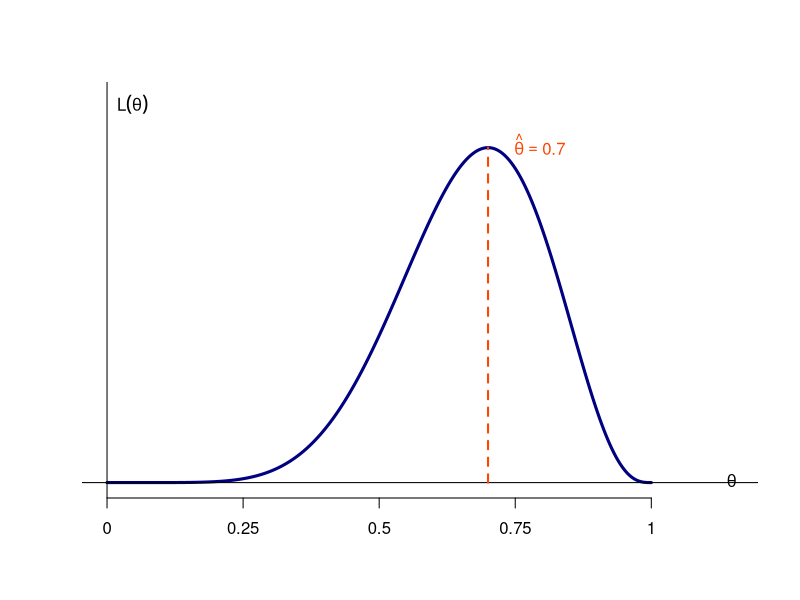
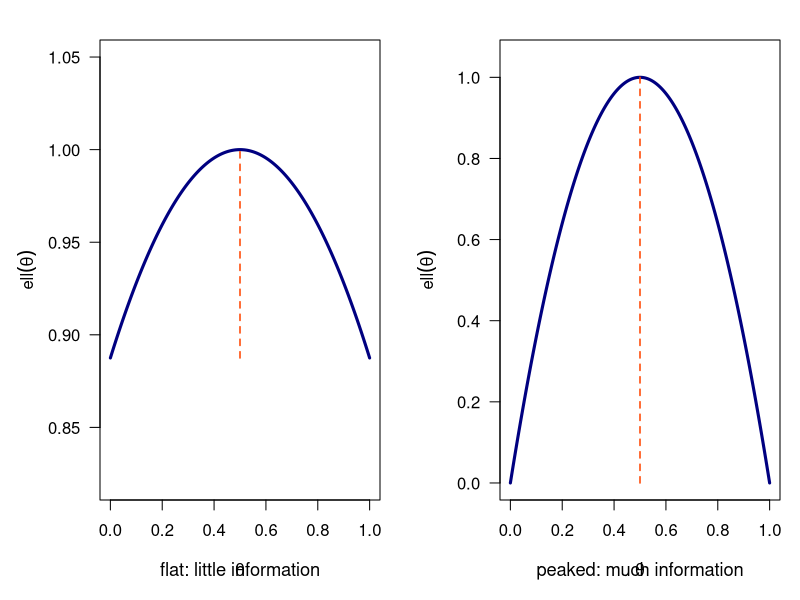
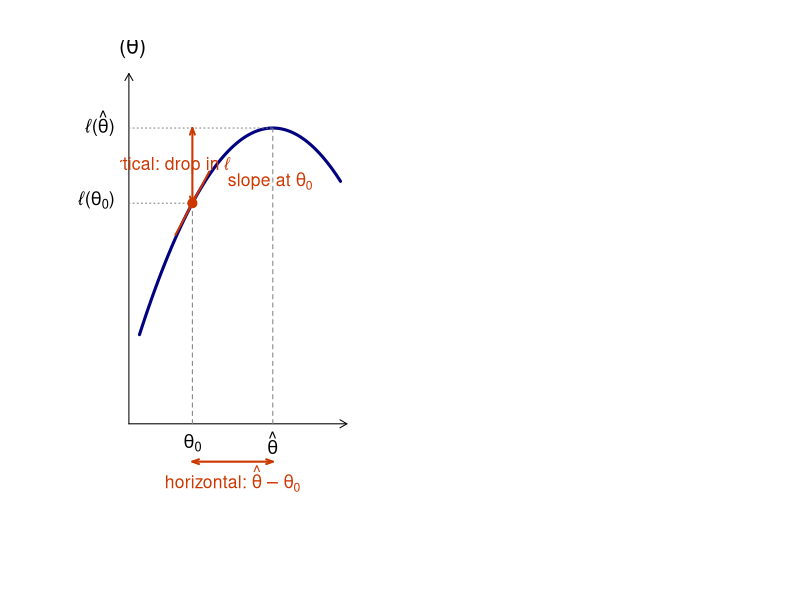

Write the R code that produced these figures, in order.
## ---- chunk 1
#| echo: false
# likelihood function
L <- function(theta) {
  120 * theta^7 * (1 - theta)^3
}

# theta values
theta <- seq(0, 1, length.out = 1000)

# likelihood values
lik <- L(theta)

# plot
plot(theta, lik,
     type = "l",
     lwd = 3,
     col = "navy",
     xlim = c(0, 1.15),
     ylim = c(0, max(lik) * 1.15),
     xlab = "",
     ylab = "",
     axes = FALSE)

# x-axis
axis(1,
     at = c(0, 0.25, 0.5, 0.75, 1),
     labels = c("0", "0.25", "0.5", "0.75", "1"))

# axes
abline(h = 0)
abline(v = 0)

# MLE
theta_hat <- 0.7

# dashed vertical line
segments(theta_hat, 0,
         theta_hat, L(theta_hat),
         lty = 2,
         col = "orangered",
         lwd = 2)

# labels
text(0, max(lik) * 1.12,
     expression(L(theta)),
     pos = 4)

text(1.12, 0,
     expression(theta),
     pos = 4)

text(theta_hat + 0.03,
     L(theta_hat),
     expression(hat(theta) == 0.7),
     col = "orangered",
     pos = 4)
## ---- chunk 2
#| echo: false
par(mfrow = c(1, 2),
    mar = c(5, 5, 2, 1))

theta <- seq(0, 1, length.out = 500)
theta_hat <- 0.5

# -------------------------
# Flat log-likelihood
# -------------------------
ell_flat <- -0.45 * (theta - theta_hat)^2 + 1

plot(theta, ell_flat,
     type = "l",
     lwd = 3,
     col = "navy",
     xlab = expression(theta),
     ylab = expression(ell(theta)),
     xlim = c(0, 1),
     ylim = c(0.82, 1.05),
     las = 1)

segments(theta_hat,
         min(ell_flat),
         theta_hat,
         max(ell_flat),
         lty = 2,
         col = "orangered",
         lwd = 1.5)

mtext("flat: little information",
      side = 1,
      line = 3,
      cex = 1.1)


# -------------------------
# Peaked log-likelihood
# -------------------------
ell_peak <- -4 * (theta - theta_hat)^2 + 1

plot(theta, ell_peak,
     type = "l",
     lwd = 3,
     col = "navy",
     xlab = expression(theta),
     ylab = expression(ell(theta)),
     xlim = c(0, 1),
     ylim = c(0, 1.05),
     las = 1)

segments(theta_hat,
         min(ell_peak),
         theta_hat,
         max(ell_peak),
         lty = 2,
         col = "orangered",
         lwd = 1.5)

mtext("peaked: much information",
      side = 1,
      line = 3,
      cex = 1.1)
## ---- chunk 3
#| echo: false
# Base R recreation of the likelihood diagram

theta0 <- 0.30
theta_hat <- 0.68

# concave log-likelihood
ell <- function(theta) {
  1.25 - 2.2 * (theta - theta_hat)^2
}

# values at theta0 and theta_hat
ell0 <- ell(theta0)
ellhat <- ell(theta_hat)

# derivative of ell(theta)
ell_prime <- function(theta) {
  -4.4 * (theta - theta_hat)
}

# plotting region
par(mar = c(5, 6, 2, 2))

plot(
  NA,
  xlim = c(0, 1.05),
  ylim = c(-0.25, 1.55),
  axes = FALSE,
  xlab = "",
  ylab = ""
)

# log-likelihood curve
theta <- seq(0.05, 1, length.out = 500)

lines(
  theta,
  ell(theta),
  lwd = 3,
  col = "navy"
)

# x- and y-axes with arrows
arrows(
  0, 0, 1.03, 0,
  length = 0.08
)

arrows(
  0, 0, 0, 1.48,
  length = 0.08
)

# axis labels
text(
  1.04, 0,
  expression(theta),
  pos = 4,
  cex = 1.3
)

text(
  0, 1.50,
  expression(paste("\u2113(", theta, ")")),
  pos = 3,
  cex = 1.3
)

# dashed vertical lines
segments(
  theta0, 0,
  theta0, ell0,
  lty = 2,
  col = "grey50"
)

segments(
  theta_hat, 0,
  theta_hat, ellhat,
  lty = 2,
  col = "grey50"
)

# dotted horizontal lines
segments(
  0, ell0,
  theta0, ell0,
  lty = 3,
  col = "grey50"
)

segments(
  0, ellhat,
  theta_hat, ellhat,
  lty = 3,
  col = "grey50"
)

# labels on y-axis
text(
  -0.02, ellhat,
  expression(paste("\u2113(", hat(theta), ")")),
  pos = 2,
  cex = 1.1,
  xpd = TRUE
)

text(
  -0.02, ell0,
  expression(paste("\u2113(", theta[0], ")")),
  pos = 2,
  cex = 1.1,
  xpd = TRUE
)

# theta labels on x-axis
text(
  theta0, -0.08,
  expression(theta[0]),
  cex = 1.1
)

text(
  theta_hat, -0.08,
  expression(hat(theta)),
  cex = 1.1
)

# point at theta0
points(
  theta0, ell0,
  pch = 19,
  col = "orangered3",
  cex = 1.2
)

# vertical drop in log-likelihood
arrows(
  theta0, ell0,
  theta0, ellhat,
  code = 3,
  angle = 20,
  length = 0.07,
  col = "orangered3",
  lwd = 2
)

text(
  theta0 - 0.13,
  (ell0 + ellhat) / 2,
  expression(paste("vertical: drop in ", "\u2113")),
  col = "orangered3",
  cex = 1.05
)

# tangent / slope at theta0
slope <- ell_prime(theta0)

x_tan <- c(theta0 - 0.08, theta0 + 0.08)
y_tan <- ell0 + slope * (x_tan - theta0)

segments(
  x_tan[1], y_tan[1],
  x_tan[2], y_tan[2],
  col = "orangered3",
  lwd = 2
)

text(
  theta0 + 0.12,
  ell0 + 0.08,
  expression(paste("slope at ", theta[0])),
  col = "orangered3",
  pos = 4,
  cex = 1.05
)

# horizontal distance theta_hat - theta0
arrows(
  theta0, -0.16,
  theta_hat, -0.16,
  code = 3,
  angle = 20,
  length = 0.07,
  col = "orangered3",
  lwd = 2,
  xpd = TRUE
)

text(
  (theta0 + theta_hat) / 2,
  -0.23,
  expression(paste("horizontal: ", hat(theta) - theta[0])),
  col = "orangered3",
  cex = 1.05,
  xpd = TRUE
)
